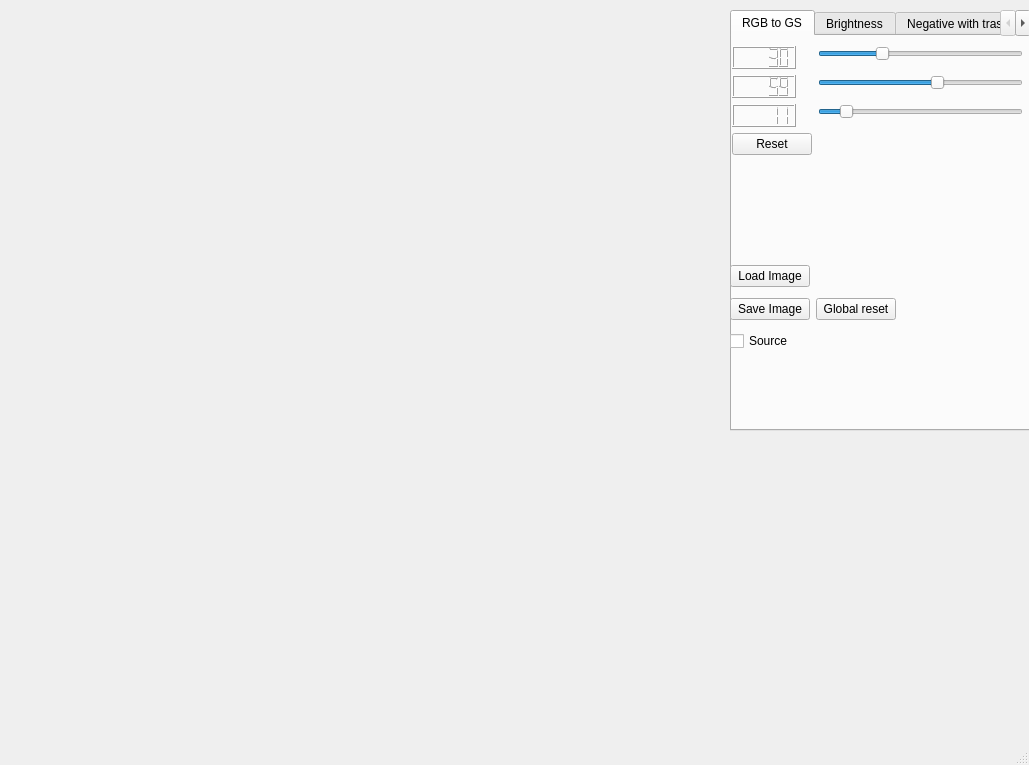
<?xml version="1.0" encoding="UTF-8"?>
<ui version="4.0">
 <class>MainWindow</class>
 <widget class="QMainWindow" name="MainWindow">
  <property name="geometry">
   <rect>
    <x>0</x>
    <y>0</y>
    <width>1029</width>
    <height>765</height>
   </rect>
  </property>
  <property name="windowTitle">
   <string>MainWindow</string>
  </property>
  <widget class="QWidget" name="centralwidget">
   <widget class="QWidget" name="verticalLayoutWidget">
    <property name="geometry">
     <rect>
      <x>730</x>
      <y>10</y>
      <width>301</width>
      <height>421</height>
     </rect>
    </property>
    <layout class="QVBoxLayout" name="verticalLayout">
     <item>
      <widget class="QTabWidget" name="operations_widget">
       <property name="currentIndex">
        <number>0</number>
       </property>
       <widget class="QWidget" name="gray_scale_tab">
        <attribute name="title">
         <string>RGB to GS</string>
        </attribute>
        <widget class="QWidget" name="formLayoutWidget">
         <property name="geometry">
          <rect>
           <x>0</x>
           <y>10</y>
           <width>291</width>
           <height>201</height>
          </rect>
         </property>
         <layout class="QFormLayout" name="formLayout">
          <item row="0" column="0">
           <widget class="QLCDNumber" name="red_slider_display">
            <property name="value" stdset="0">
             <double>30.000000000000000</double>
            </property>
           </widget>
          </item>
          <item row="0" column="1">
           <widget class="QSlider" name="red_slider">
            <property name="maximum">
             <number>100</number>
            </property>
            <property name="value">
             <number>30</number>
            </property>
            <property name="orientation">
             <enum>Qt::Horizontal</enum>
            </property>
           </widget>
          </item>
          <item row="1" column="0">
           <widget class="QLCDNumber" name="green_slider_display">
            <property name="value" stdset="0">
             <double>59.000000000000000</double>
            </property>
           </widget>
          </item>
          <item row="1" column="1">
           <widget class="QSlider" name="green_slider">
            <property name="maximum">
             <number>100</number>
            </property>
            <property name="value">
             <number>59</number>
            </property>
            <property name="orientation">
             <enum>Qt::Horizontal</enum>
            </property>
           </widget>
          </item>
          <item row="2" column="0">
           <widget class="QLCDNumber" name="blue_slider_display">
            <property name="value" stdset="0">
             <double>11.000000000000000</double>
            </property>
           </widget>
          </item>
          <item row="2" column="1">
           <widget class="QSlider" name="blue_slider">
            <property name="maximum">
             <number>100</number>
            </property>
            <property name="value">
             <number>11</number>
            </property>
            <property name="orientation">
             <enum>Qt::Horizontal</enum>
            </property>
           </widget>
          </item>
          <item row="3" column="0">
           <widget class="QPushButton" name="rgb_reset">
            <property name="text">
             <string>Reset</string>
            </property>
           </widget>
          </item>
          <item row="4" column="0">
           <spacer name="verticalSpacer">
            <property name="orientation">
             <enum>Qt::Vertical</enum>
            </property>
            <property name="sizeHint" stdset="0">
             <size>
              <width>20</width>
              <height>40</height>
             </size>
            </property>
           </spacer>
          </item>
         </layout>
        </widget>
       </widget>
       <widget class="QWidget" name="brightness_change_tab">
        <property name="toolTip">
         <string>&lt;html&gt;&lt;head/&gt;&lt;body&gt;&lt;p&gt;&lt;br/&gt;&lt;/p&gt;&lt;/body&gt;&lt;/html&gt;</string>
        </property>
        <property name="whatsThis">
         <string>&lt;html&gt;&lt;head/&gt;&lt;body&gt;&lt;p&gt;&lt;br/&gt;&lt;/p&gt;&lt;/body&gt;&lt;/html&gt;</string>
        </property>
        <attribute name="title">
         <string>Brightness</string>
        </attribute>
        <widget class="QWidget" name="formLayoutWidget_2">
         <property name="geometry">
          <rect>
           <x>0</x>
           <y>10</y>
           <width>291</width>
           <height>221</height>
          </rect>
         </property>
         <layout class="QFormLayout" name="formLayout_2">
          <item row="0" column="0">
           <widget class="QLCDNumber" name="brightness_changer_display"/>
          </item>
          <item row="0" column="1">
           <widget class="QSlider" name="brightness_change_slider">
            <property name="minimum">
             <number>-255</number>
            </property>
            <property name="maximum">
             <number>255</number>
            </property>
            <property name="orientation">
             <enum>Qt::Horizontal</enum>
            </property>
           </widget>
          </item>
          <item row="1" column="0">
           <widget class="QPushButton" name="bightness_reset">
            <property name="text">
             <string>Reset</string>
            </property>
           </widget>
          </item>
          <item row="2" column="0">
           <spacer name="verticalSpacer_10">
            <property name="orientation">
             <enum>Qt::Vertical</enum>
            </property>
            <property name="sizeHint" stdset="0">
             <size>
              <width>20</width>
              <height>40</height>
             </size>
            </property>
           </spacer>
          </item>
         </layout>
        </widget>
       </widget>
       <widget class="QWidget" name="negative_trashhold">
        <attribute name="title">
         <string>Negative with trashhold</string>
        </attribute>
        <widget class="QWidget" name="formLayoutWidget_3">
         <property name="geometry">
          <rect>
           <x>0</x>
           <y>10</y>
           <width>291</width>
           <height>231</height>
          </rect>
         </property>
         <layout class="QFormLayout" name="formLayout_3">
          <item row="0" column="0">
           <widget class="QLCDNumber" name="negative_trashhold_display">
            <property name="value" stdset="0">
             <double>256.000000000000000</double>
            </property>
           </widget>
          </item>
          <item row="0" column="1">
           <widget class="QSlider" name="negative_trashhold_slider">
            <property name="maximum">
             <number>256</number>
            </property>
            <property name="value">
             <number>256</number>
            </property>
            <property name="orientation">
             <enum>Qt::Horizontal</enum>
            </property>
           </widget>
          </item>
          <item row="1" column="0">
           <widget class="QCheckBox" name="negative_trashhold_box">
            <property name="text">
             <string>On</string>
            </property>
           </widget>
          </item>
          <item row="3" column="0">
           <spacer name="verticalSpacer_2">
            <property name="orientation">
             <enum>Qt::Vertical</enum>
            </property>
            <property name="sizeHint" stdset="0">
             <size>
              <width>20</width>
              <height>40</height>
             </size>
            </property>
           </spacer>
          </item>
          <item row="2" column="0">
           <widget class="QPushButton" name="negative_trashhold_reset">
            <property name="text">
             <string>Reset</string>
            </property>
           </widget>
          </item>
         </layout>
        </widget>
       </widget>
       <widget class="QWidget" name="binarization_tab">
        <attribute name="title">
         <string>Binarization</string>
        </attribute>
        <widget class="QWidget" name="formLayoutWidget_4">
         <property name="geometry">
          <rect>
           <x>0</x>
           <y>10</y>
           <width>291</width>
           <height>231</height>
          </rect>
         </property>
         <layout class="QFormLayout" name="formLayout_4">
          <item row="0" column="0">
           <widget class="QLCDNumber" name="binarization_display">
            <property name="value" stdset="0">
             <double>256.000000000000000</double>
            </property>
           </widget>
          </item>
          <item row="0" column="1">
           <widget class="QSlider" name="binarizetion_slider">
            <property name="maximum">
             <number>256</number>
            </property>
            <property name="value">
             <number>256</number>
            </property>
            <property name="orientation">
             <enum>Qt::Horizontal</enum>
            </property>
           </widget>
          </item>
          <item row="1" column="0">
           <widget class="QCheckBox" name="binarization_box">
            <property name="text">
             <string>On</string>
            </property>
           </widget>
          </item>
          <item row="3" column="0">
           <spacer name="verticalSpacer_3">
            <property name="orientation">
             <enum>Qt::Vertical</enum>
            </property>
            <property name="sizeHint" stdset="0">
             <size>
              <width>20</width>
              <height>40</height>
             </size>
            </property>
           </spacer>
          </item>
          <item row="2" column="0">
           <widget class="QPushButton" name="binarization_reset">
            <property name="text">
             <string>Reset</string>
            </property>
           </widget>
          </item>
         </layout>
        </widget>
       </widget>
       <widget class="QWidget" name="contrast_tab">
        <attribute name="title">
         <string>Contrast</string>
        </attribute>
        <widget class="QWidget" name="formLayoutWidget_5">
         <property name="geometry">
          <rect>
           <x>0</x>
           <y>10</y>
           <width>291</width>
           <height>231</height>
          </rect>
         </property>
         <layout class="QFormLayout" name="formLayout_5">
          <item row="0" column="0">
           <widget class="QLCDNumber" name="contrast_q1_display"/>
          </item>
          <item row="0" column="1">
           <widget class="QSlider" name="contrast_q1_slider">
            <property name="maximum">
             <number>255</number>
            </property>
            <property name="orientation">
             <enum>Qt::Horizontal</enum>
            </property>
           </widget>
          </item>
          <item row="1" column="0">
           <widget class="QLCDNumber" name="contrast_q2_display">
            <property name="value" stdset="0">
             <double>255.000000000000000</double>
            </property>
           </widget>
          </item>
          <item row="1" column="1">
           <widget class="QSlider" name="contrast_q2_slider">
            <property name="maximum">
             <number>255</number>
            </property>
            <property name="value">
             <number>255</number>
            </property>
            <property name="orientation">
             <enum>Qt::Horizontal</enum>
            </property>
           </widget>
          </item>
          <item row="2" column="0">
           <widget class="QCheckBox" name="contrast_box">
            <property name="text">
             <string>On</string>
            </property>
           </widget>
          </item>
          <item row="3" column="0">
           <widget class="QCheckBox" name="contrast_decreas_mode_box">
            <property name="text">
             <string>Decreasing mode</string>
            </property>
           </widget>
          </item>
          <item row="5" column="0">
           <spacer name="verticalSpacer_4">
            <property name="orientation">
             <enum>Qt::Vertical</enum>
            </property>
            <property name="sizeHint" stdset="0">
             <size>
              <width>20</width>
              <height>40</height>
             </size>
            </property>
           </spacer>
          </item>
          <item row="4" column="0">
           <widget class="QPushButton" name="contrast_reset">
            <property name="text">
             <string>Reset</string>
            </property>
           </widget>
          </item>
         </layout>
        </widget>
       </widget>
       <widget class="QWidget" name="gamma_tab">
        <attribute name="title">
         <string>Gamma</string>
        </attribute>
        <widget class="QCheckBox" name="gamma_box">
         <property name="geometry">
          <rect>
           <x>10</x>
           <y>50</y>
           <width>70</width>
           <height>17</height>
          </rect>
         </property>
         <property name="text">
          <string>On</string>
         </property>
        </widget>
        <widget class="QPushButton" name="gamma_reset">
         <property name="geometry">
          <rect>
           <x>10</x>
           <y>80</y>
           <width>75</width>
           <height>23</height>
          </rect>
         </property>
         <property name="text">
          <string>Reset</string>
         </property>
        </widget>
        <widget class="QSlider" name="gamma_slider">
         <property name="geometry">
          <rect>
           <x>90</x>
           <y>10</y>
           <width>191</width>
           <height>20</height>
          </rect>
         </property>
         <property name="minimum">
          <number>-10</number>
         </property>
         <property name="maximum">
          <number>10</number>
         </property>
         <property name="orientation">
          <enum>Qt::Horizontal</enum>
         </property>
        </widget>
        <widget class="QLCDNumber" name="gamma_display">
         <property name="geometry">
          <rect>
           <x>10</x>
           <y>10</y>
           <width>71</width>
           <height>23</height>
          </rect>
         </property>
         <property name="smallDecimalPoint">
          <bool>false</bool>
         </property>
         <property name="digitCount">
          <number>8</number>
         </property>
        </widget>
       </widget>
       <widget class="QWidget" name="quantization_tab">
        <attribute name="title">
         <string>Quantization</string>
        </attribute>
        <widget class="QWidget" name="formLayoutWidget_7">
         <property name="geometry">
          <rect>
           <x>0</x>
           <y>10</y>
           <width>291</width>
           <height>231</height>
          </rect>
         </property>
         <layout class="QFormLayout" name="formLayout_7">
          <item row="0" column="0">
           <widget class="QLCDNumber" name="quantation_display">
            <property name="value" stdset="0">
             <double>1.000000000000000</double>
            </property>
           </widget>
          </item>
          <item row="0" column="1">
           <widget class="QSlider" name="quantization_slider">
            <property name="minimum">
             <number>0</number>
            </property>
            <property name="maximum">
             <number>8</number>
            </property>
            <property name="value">
             <number>0</number>
            </property>
            <property name="orientation">
             <enum>Qt::Horizontal</enum>
            </property>
           </widget>
          </item>
          <item row="1" column="0">
           <widget class="QCheckBox" name="quantation_box">
            <property name="text">
             <string>On</string>
            </property>
           </widget>
          </item>
          <item row="3" column="0">
           <spacer name="verticalSpacer_6">
            <property name="orientation">
             <enum>Qt::Vertical</enum>
            </property>
            <property name="sizeHint" stdset="0">
             <size>
              <width>20</width>
              <height>40</height>
             </size>
            </property>
           </spacer>
          </item>
          <item row="2" column="0">
           <widget class="QPushButton" name="quantization_reset">
            <property name="text">
             <string>Reset</string>
            </property>
           </widget>
          </item>
         </layout>
        </widget>
       </widget>
       <widget class="QWidget" name="solarization_tab">
        <attribute name="title">
         <string>Solarization</string>
        </attribute>
        <widget class="QWidget" name="formLayoutWidget_8">
         <property name="geometry">
          <rect>
           <x>0</x>
           <y>10</y>
           <width>291</width>
           <height>231</height>
          </rect>
         </property>
         <layout class="QFormLayout" name="formLayout_8">
          <item row="1" column="0">
           <spacer name="verticalSpacer_7">
            <property name="orientation">
             <enum>Qt::Vertical</enum>
            </property>
            <property name="sizeHint" stdset="0">
             <size>
              <width>20</width>
              <height>40</height>
             </size>
            </property>
           </spacer>
          </item>
          <item row="0" column="0">
           <widget class="QCheckBox" name="solarization_box">
            <property name="text">
             <string>On</string>
            </property>
           </widget>
          </item>
         </layout>
        </widget>
       </widget>
       <widget class="QWidget" name="pseudo_coloring_tab">
        <attribute name="title">
         <string>Pseudo coloring</string>
        </attribute>
        <widget class="QWidget" name="formLayoutWidget_6">
         <property name="geometry">
          <rect>
           <x>0</x>
           <y>10</y>
           <width>291</width>
           <height>231</height>
          </rect>
         </property>
         <layout class="QFormLayout" name="formLayout_6">
          <item row="0" column="0">
           <widget class="QLCDNumber" name="pseudo_q1_display">
            <property name="value" stdset="0">
             <double>50.000000000000000</double>
            </property>
           </widget>
          </item>
          <item row="0" column="1">
           <layout class="QHBoxLayout" name="horizontalLayout_2">
            <item>
             <widget class="QSlider" name="pseudo_q1_slider">
              <property name="maximum">
               <number>255</number>
              </property>
              <property name="value">
               <number>50</number>
              </property>
              <property name="orientation">
               <enum>Qt::Horizontal</enum>
              </property>
             </widget>
            </item>
            <item>
             <widget class="QPushButton" name="pseudo_first_color">
              <property name="text">
               <string/>
              </property>
             </widget>
            </item>
           </layout>
          </item>
          <item row="1" column="0">
           <widget class="QLCDNumber" name="pseudo_q2_display">
            <property name="value" stdset="0">
             <double>127.000000000000000</double>
            </property>
           </widget>
          </item>
          <item row="1" column="1">
           <layout class="QHBoxLayout" name="horizontalLayout_3">
            <item>
             <widget class="QSlider" name="pseudo_q2_slider">
              <property name="maximum">
               <number>255</number>
              </property>
              <property name="value">
               <number>127</number>
              </property>
              <property name="orientation">
               <enum>Qt::Horizontal</enum>
              </property>
             </widget>
            </item>
            <item>
             <widget class="QPushButton" name="pseudo_second_color">
              <property name="text">
               <string/>
              </property>
             </widget>
            </item>
           </layout>
          </item>
          <item row="2" column="0">
           <widget class="QLCDNumber" name="pseudo_q3_display">
            <property name="value" stdset="0">
             <double>200.000000000000000</double>
            </property>
           </widget>
          </item>
          <item row="2" column="1">
           <layout class="QHBoxLayout" name="horizontalLayout_4">
            <item>
             <widget class="QSlider" name="pseudo_q3_slider">
              <property name="maximum">
               <number>255</number>
              </property>
              <property name="value">
               <number>200</number>
              </property>
              <property name="orientation">
               <enum>Qt::Horizontal</enum>
              </property>
             </widget>
            </item>
            <item>
             <widget class="QPushButton" name="pseudo_third_color">
              <property name="text">
               <string/>
              </property>
             </widget>
            </item>
           </layout>
          </item>
          <item row="3" column="0">
           <widget class="QCheckBox" name="pseudo_box">
            <property name="text">
             <string>On</string>
            </property>
           </widget>
          </item>
          <item row="3" column="1">
           <layout class="QHBoxLayout" name="horizontalLayout_5">
            <item>
             <spacer name="horizontalSpacer_2">
              <property name="orientation">
               <enum>Qt::Horizontal</enum>
              </property>
              <property name="sizeHint" stdset="0">
               <size>
                <width>40</width>
                <height>20</height>
               </size>
              </property>
             </spacer>
            </item>
            <item>
             <widget class="QPushButton" name="pseudo_fourth_color">
              <property name="text">
               <string/>
              </property>
             </widget>
            </item>
           </layout>
          </item>
          <item row="5" column="0">
           <spacer name="verticalSpacer_5">
            <property name="orientation">
             <enum>Qt::Vertical</enum>
            </property>
            <property name="sizeHint" stdset="0">
             <size>
              <width>20</width>
              <height>40</height>
             </size>
            </property>
           </spacer>
          </item>
          <item row="4" column="0">
           <widget class="QPushButton" name="pseudo_reset">
            <property name="text">
             <string>Reset</string>
            </property>
           </widget>
          </item>
         </layout>
        </widget>
       </widget>
       <widget class="QWidget" name="lowpass_tab">
        <attribute name="title">
         <string>Lowpass filter</string>
        </attribute>
        <widget class="QWidget" name="gridLayoutWidget">
         <property name="geometry">
          <rect>
           <x>0</x>
           <y>10</y>
           <width>291</width>
           <height>231</height>
          </rect>
         </property>
         <layout class="QGridLayout" name="gridLayout">
          <item row="1" column="0">
           <spacer name="horizontalSpacer_3">
            <property name="orientation">
             <enum>Qt::Horizontal</enum>
            </property>
            <property name="sizeHint" stdset="0">
             <size>
              <width>40</width>
              <height>20</height>
             </size>
            </property>
           </spacer>
          </item>
          <item row="0" column="2">
           <widget class="QPushButton" name="lowpass_h1_button">
            <property name="text">
             <string>H1</string>
            </property>
           </widget>
          </item>
          <item row="0" column="0">
           <widget class="QPushButton" name="lowpass_reset">
            <property name="text">
             <string>Reset</string>
            </property>
           </widget>
          </item>
          <item row="3" column="2">
           <spacer name="verticalSpacer_8">
            <property name="orientation">
             <enum>Qt::Vertical</enum>
            </property>
            <property name="sizeHint" stdset="0">
             <size>
              <width>20</width>
              <height>40</height>
             </size>
            </property>
           </spacer>
          </item>
          <item row="2" column="2">
           <widget class="QPushButton" name="lowpass_h3_button">
            <property name="text">
             <string>H3</string>
            </property>
           </widget>
          </item>
          <item row="1" column="2">
           <widget class="QPushButton" name="lowpass_h2_button">
            <property name="text">
             <string>H2</string>
            </property>
           </widget>
          </item>
          <item row="0" column="1">
           <spacer name="horizontalSpacer_4">
            <property name="orientation">
             <enum>Qt::Horizontal</enum>
            </property>
            <property name="sizeHint" stdset="0">
             <size>
              <width>40</width>
              <height>20</height>
             </size>
            </property>
           </spacer>
          </item>
         </layout>
        </widget>
       </widget>
       <widget class="QWidget" name="highpass_tab">
        <attribute name="title">
         <string>Highpass filter</string>
        </attribute>
        <widget class="QWidget" name="gridLayoutWidget_2">
         <property name="geometry">
          <rect>
           <x>0</x>
           <y>10</y>
           <width>291</width>
           <height>231</height>
          </rect>
         </property>
         <layout class="QGridLayout" name="gridLayout_2">
          <item row="1" column="0">
           <spacer name="horizontalSpacer_5">
            <property name="orientation">
             <enum>Qt::Horizontal</enum>
            </property>
            <property name="sizeHint" stdset="0">
             <size>
              <width>40</width>
              <height>20</height>
             </size>
            </property>
           </spacer>
          </item>
          <item row="0" column="2">
           <widget class="QPushButton" name="highpass_h1_button">
            <property name="text">
             <string>H1</string>
            </property>
           </widget>
          </item>
          <item row="0" column="0">
           <widget class="QPushButton" name="highpass_reset">
            <property name="text">
             <string>Reset</string>
            </property>
           </widget>
          </item>
          <item row="3" column="2">
           <spacer name="verticalSpacer_9">
            <property name="orientation">
             <enum>Qt::Vertical</enum>
            </property>
            <property name="sizeHint" stdset="0">
             <size>
              <width>20</width>
              <height>40</height>
             </size>
            </property>
           </spacer>
          </item>
          <item row="2" column="2">
           <widget class="QPushButton" name="highpass_h3_button">
            <property name="text">
             <string>H3</string>
            </property>
           </widget>
          </item>
          <item row="1" column="2">
           <widget class="QPushButton" name="highpass_h2_button">
            <property name="text">
             <string>H2</string>
            </property>
           </widget>
          </item>
          <item row="0" column="1">
           <spacer name="horizontalSpacer_6">
            <property name="orientation">
             <enum>Qt::Horizontal</enum>
            </property>
            <property name="sizeHint" stdset="0">
             <size>
              <width>40</width>
              <height>20</height>
             </size>
            </property>
           </spacer>
          </item>
         </layout>
        </widget>
       </widget>
       <widget class="QWidget" name="median_tab">
        <attribute name="title">
         <string>Median filter</string>
        </attribute>
        <widget class="QWidget" name="formLayoutWidget_9">
         <property name="geometry">
          <rect>
           <x>0</x>
           <y>10</y>
           <width>291</width>
           <height>231</height>
          </rect>
         </property>
         <layout class="QFormLayout" name="formLayout_9">
          <item row="0" column="0">
           <widget class="QPushButton" name="mdian_use_button">
            <property name="text">
             <string>Use</string>
            </property>
           </widget>
          </item>
          <item row="1" column="0">
           <widget class="QPushButton" name="median_reset">
            <property name="text">
             <string>Reset</string>
            </property>
           </widget>
          </item>
          <item row="0" column="1">
           <layout class="QHBoxLayout" name="horizontalLayout_6">
            <item>
             <widget class="QSpinBox" name="median_size_box">
              <property name="layoutDirection">
               <enum>Qt::LeftToRight</enum>
              </property>
              <property name="showGroupSeparator" stdset="0">
               <bool>false</bool>
              </property>
              <property name="minimum">
               <number>3</number>
              </property>
              <property name="maximum">
               <number>100</number>
              </property>
              <property name="singleStep">
               <number>2</number>
              </property>
              <property name="value">
               <number>3</number>
              </property>
             </widget>
            </item>
            <item>
             <spacer name="horizontalSpacer_7">
              <property name="orientation">
               <enum>Qt::Horizontal</enum>
              </property>
              <property name="sizeHint" stdset="0">
               <size>
                <width>40</width>
                <height>20</height>
               </size>
              </property>
             </spacer>
            </item>
           </layout>
          </item>
         </layout>
        </widget>
       </widget>
       <widget class="QWidget" name="gaussian_tab">
        <attribute name="title">
         <string>Gaussian filter</string>
        </attribute>
        <widget class="QWidget" name="formLayoutWidget_10">
         <property name="geometry">
          <rect>
           <x>0</x>
           <y>10</y>
           <width>291</width>
           <height>231</height>
          </rect>
         </property>
         <layout class="QFormLayout" name="formLayout_10">
          <item row="0" column="0">
           <widget class="QPushButton" name="gaussian_use_button">
            <property name="text">
             <string>Use</string>
            </property>
           </widget>
          </item>
          <item row="0" column="1">
           <layout class="QHBoxLayout" name="horizontalLayout_7">
            <item>
             <widget class="QSpinBox" name="gaussian_size_box">
              <property name="layoutDirection">
               <enum>Qt::LeftToRight</enum>
              </property>
              <property name="showGroupSeparator" stdset="0">
               <bool>false</bool>
              </property>
              <property name="minimum">
               <number>3</number>
              </property>
              <property name="maximum">
               <number>15</number>
              </property>
              <property name="singleStep">
               <number>2</number>
              </property>
              <property name="value">
               <number>3</number>
              </property>
             </widget>
            </item>
            <item>
             <spacer name="horizontalSpacer_8">
              <property name="orientation">
               <enum>Qt::Horizontal</enum>
              </property>
              <property name="sizeHint" stdset="0">
               <size>
                <width>40</width>
                <height>20</height>
               </size>
              </property>
             </spacer>
            </item>
           </layout>
          </item>
          <item row="1" column="0">
           <widget class="QPushButton" name="gaussian_reset">
            <property name="text">
             <string>Reset</string>
            </property>
           </widget>
          </item>
         </layout>
        </widget>
       </widget>
      </widget>
     </item>
    </layout>
   </widget>
   <widget class="QLabel" name="preview_label">
    <property name="geometry">
     <rect>
      <x>10</x>
      <y>10</y>
      <width>711</width>
      <height>711</height>
     </rect>
    </property>
    <property name="text">
     <string/>
    </property>
    <property name="alignment">
     <set>Qt::AlignCenter</set>
    </property>
   </widget>
   <widget class="QLabel" name="hystogram_label">
    <property name="geometry">
     <rect>
      <x>740</x>
      <y>440</y>
      <width>256</width>
      <height>280</height>
     </rect>
    </property>
    <property name="text">
     <string/>
    </property>
   </widget>
   <widget class="QWidget" name="layoutWidget">
    <property name="geometry">
     <rect>
      <x>730</x>
      <y>260</y>
      <width>299</width>
      <height>98</height>
     </rect>
    </property>
    <layout class="QHBoxLayout" name="horizontalLayout">
     <item>
      <layout class="QVBoxLayout" name="verticalLayout_2">
       <item>
        <widget class="QPushButton" name="load_image_button">
         <property name="text">
          <string>Load Image</string>
         </property>
        </widget>
       </item>
       <item>
        <widget class="QPushButton" name="save_image_button">
         <property name="text">
          <string>Save Image</string>
         </property>
        </widget>
       </item>
       <item>
        <widget class="QCheckBox" name="source_flag_box">
         <property name="text">
          <string>Source</string>
         </property>
        </widget>
       </item>
      </layout>
     </item>
     <item>
      <widget class="QPushButton" name="reset_button">
       <property name="text">
        <string>Global reset</string>
       </property>
      </widget>
     </item>
     <item>
      <spacer name="horizontalSpacer">
       <property name="orientation">
        <enum>Qt::Horizontal</enum>
       </property>
       <property name="sizeHint" stdset="0">
        <size>
         <width>40</width>
         <height>20</height>
        </size>
       </property>
      </spacer>
     </item>
    </layout>
   </widget>
  </widget>
  <widget class="QMenuBar" name="menubar">
   <property name="geometry">
    <rect>
     <x>0</x>
     <y>0</y>
     <width>1029</width>
     <height>21</height>
    </rect>
   </property>
  </widget>
  <widget class="QStatusBar" name="statusbar"/>
 </widget>
 <resources/>
 <connections/>
</ui>
